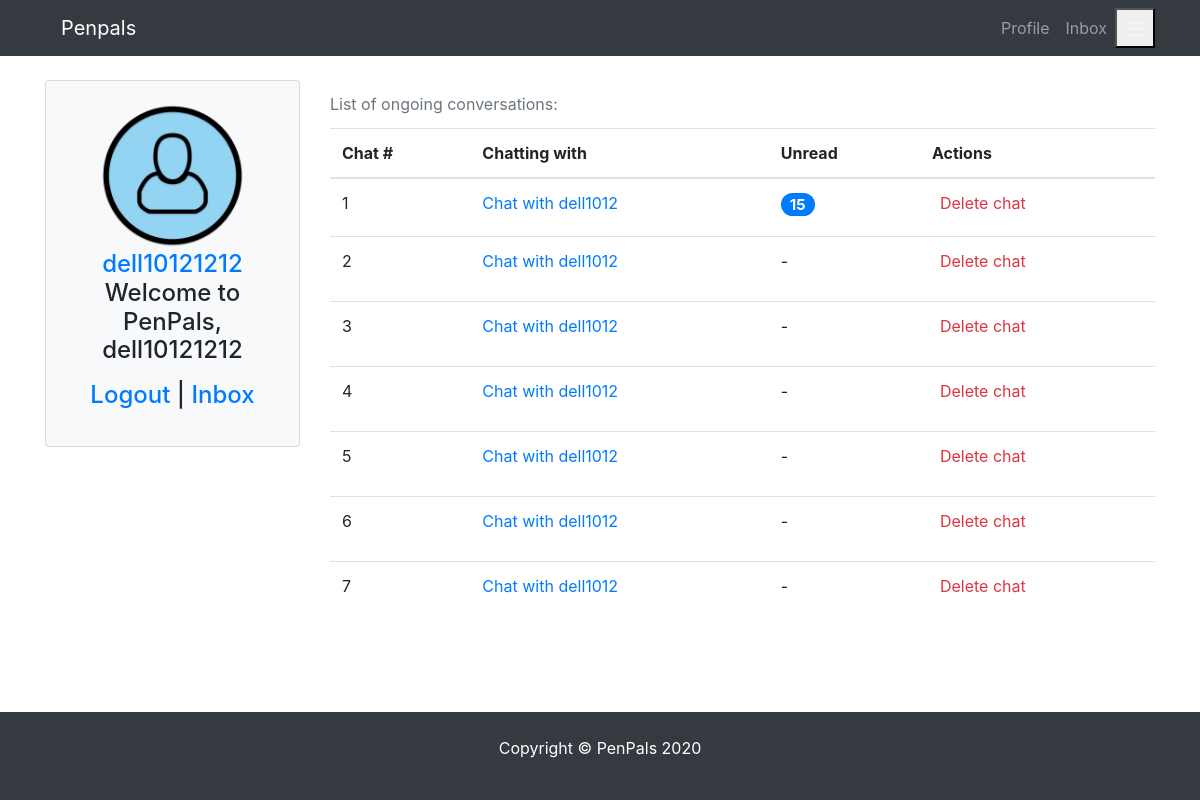
/message/inbox/ (signed in), run on an earlier commit of the app's database.
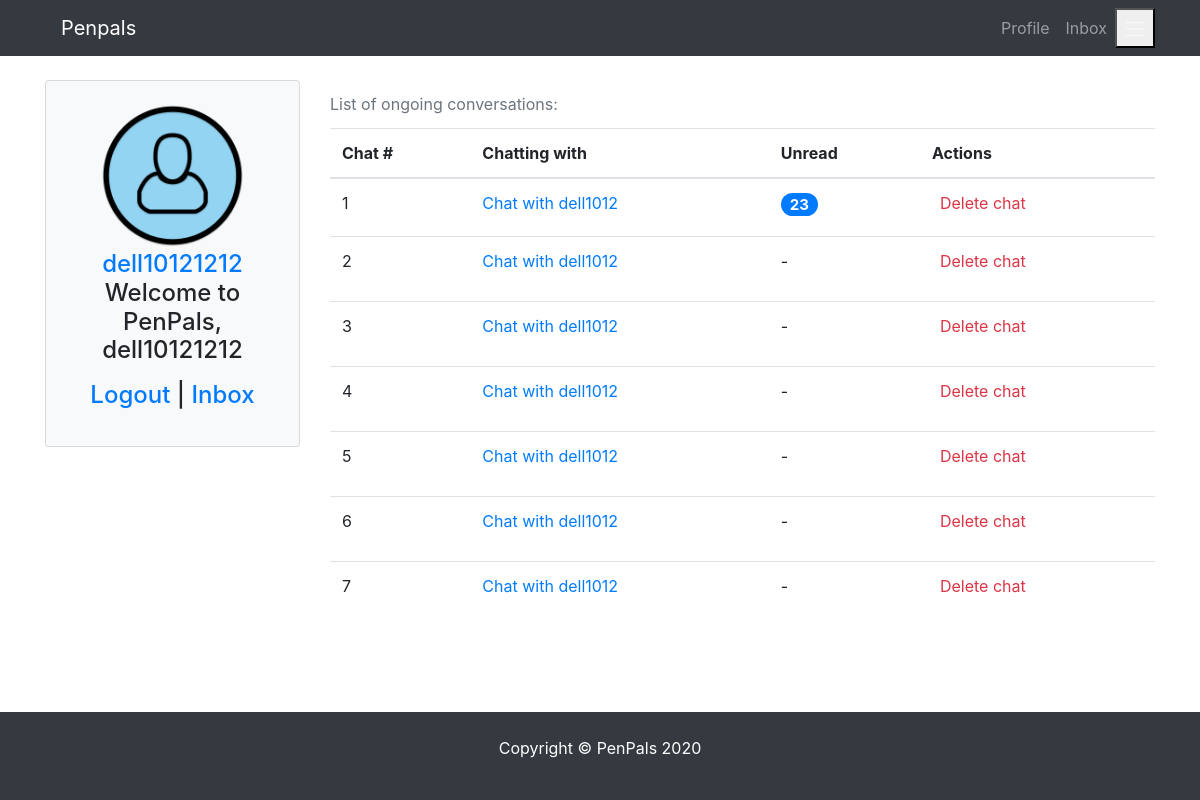
And on a later commit of the database.
### conversations/models.py (models this page shows, shortened)
class ChatMember(models.Model):
    chat = models.ForeignKey(Chat, related_name = "members", on_delete=models.CASCADE)  # _id is added automatically
    profile = models.ForeignKey(Profile, related_name = "chats", on_delete=models.CASCADE) # _id is added automatically
    last_viewed = models.DateTimeField(blank=True, null=True)
    deleted = models.BooleanField(default=False)

### pages/models.py (models this page shows)
class Profile(models.Model):
    user = models.OneToOneField(
        User, blank=True, null=True, on_delete=models.CASCADE)
    first = models.CharField(max_length=200, blank=True, null=True)
    last = models.CharField(max_length=200, blank=True, null=True)
    photo = models.ImageField(
        default='user.png', upload_to='photos/%y/%m',  blank=True, null=True)
    friends = models.ManyToManyField('self', blank=True)
    speaks = models.CharField(max_length=200, blank=True, null=True)
    learns = models.CharField(max_length=200, blank=True, null=True)
    def __init__(self, *args, **kwargs):
         super(Profile, self).__init__(*args, **kwargs)
         self.speaks = from_value_to_label(self.speaks)
         self.learns = from_value_to_label(self.learns)
    def __str__(self):
        return str(self.user)
    def get_absolute_url(self):
        return reverse("pages:profile", kwargs={"profile_id":self.pk})
    class Meta:
        ordering = ['-id']

### conversations/views.py (the view, shortened to what this page needs)
# urls.py: path("inbox/", Inbox.as_view(), name="inbox"),
class Inbox(LoginRequiredMixin, DetailView):
    model = Profile
    template_name = "conversations/inbox.html"
    def get_context_data(self, **kwargs):
        self.instance = self.request.user.profile
        self.friends = self.instance.friends.all()
        self.context = {
            'profile': self.instance,
            'friends': self.friends,
        }
        my_chat_ids = self.instance.chats.all().values_list('chat_id', flat=True)  # all chat ids for my profile in a flat list
        my_chat_objects = Chat.objects.filter(id__in=my_chat_ids)  # all chats ids i'm in
        im_chatting_with = []
        unread_messages = []
        for a_chat in my_chat_objects:
            a_chat_profile = a_chat.members.get(profile=self.instance)  # get me
            if not a_chat_profile.deleted:
                my_friend_in_a_chat = a_chat.members.exclude(profile=self.instance).first()  # NO GROUP CHATS??? / exclude me from the list of chat memebers
                im_chatting_with.append(my_friend_in_a_chat)  # adding this user/profile to ongoing chats
                self.friends = self.friends.exclude(user=my_friend_in_a_chat.profile.user)  # exclude the freind i'm already chatting with
                if a_chat.get_msg.count()>0:
                    message_date = a_chat.get_msg.values('date').latest('date')
                    last_viewed_date = a_chat.members.filter(profile=self.instance).values('last_viewed').first()
                    if message_date['date'] > last_viewed_date['last_viewed']:
                        message_count = a_chat.get_msg.filter(date__gt=last_viewed_date['last_viewed']).count()
                        unread_messages.append(message_count)
                    else:
                        unread_messages.append(False)
                else:
                    unread_messages.append(False)
        self.context = {
            'profile': self.instance,
            'friends': self.friends,
            'chat_details': zip(im_chatting_with, unread_messages),
        }
        return self.context
    def get(self, request, **kwargs):
        self.get_context_data(**kwargs)
        return render(request, self.template_name, self.context)

### pages/utils.py (called while the page is built)
def from_value_to_label(field):
    if field is not None:
        list_of_labels = [label for value, label in LANGUAGE_CHOICES if str(value) in field]
        return ", ".join(list_of_labels)  # list_of_labels  #ast.literal_eval(field)  # [int(i) for i in field.replace('[','').replace(']','').replace(',','').replace("'",'').split(" ")] # list_of_labels #
    return field

### conversations/templates/conversations/inbox.html (shortened to what this page needs)
{% extends 'pages/base.html' %} {% block content %}
<div class="row">
  {% include 'pages/partials/_sidebar.html' %}
  <div class="col-md-9 col-sm-12">
    {% if chat_details %}
    <div class="table-responsive">
      <table class="table">
        <caption>
          List of ongoing conversations:
        </caption>
        <thead>
          <tr>
            <th>Chat #</th>
            <th>Chatting with</th>
            <th>Unread</th>
            <th>Actions</th>
          </tr>
        </thead>
        <tbody>
          {% for a_chat, unread_msgs in chat_details %}
          <tr>
            <td>{{forloop.counter}}</td>
            <td>
              <a href="{% url 'conversations:chatbox' a_chat.chat_id %}">
                Chat with {{a_chat.profile}}
              </a>
            </td>
            <td>
              {% if unread_msgs %}
              <a href="{% url 'conversations:chatbox' a_chat.chat_id %}">
                <h5><span class="badge badge-primary badge-pill">{{unread_msgs}}</span></h5>
              </a>
              {% else %}
                <p> - </p>
              {% endif %}
            </td>
            <td>
              <a
                href="{% url 'conversations:delete_chat' a_chat.chat_id %}"
                class="bth btn-outline-danger p-2 rounded"
                >Delete chat</a
              >
            </td>
          </tr>
          {% endfor %}
        </tbody>
      </table>
    </div>
    {% endif %}
  </div>
</div>
{% endblock content %}

What changed in the data, as far as the page shows it:
changed ChatMember (number 1 of 7 on the later page): unread_msgs "15" → "23"
